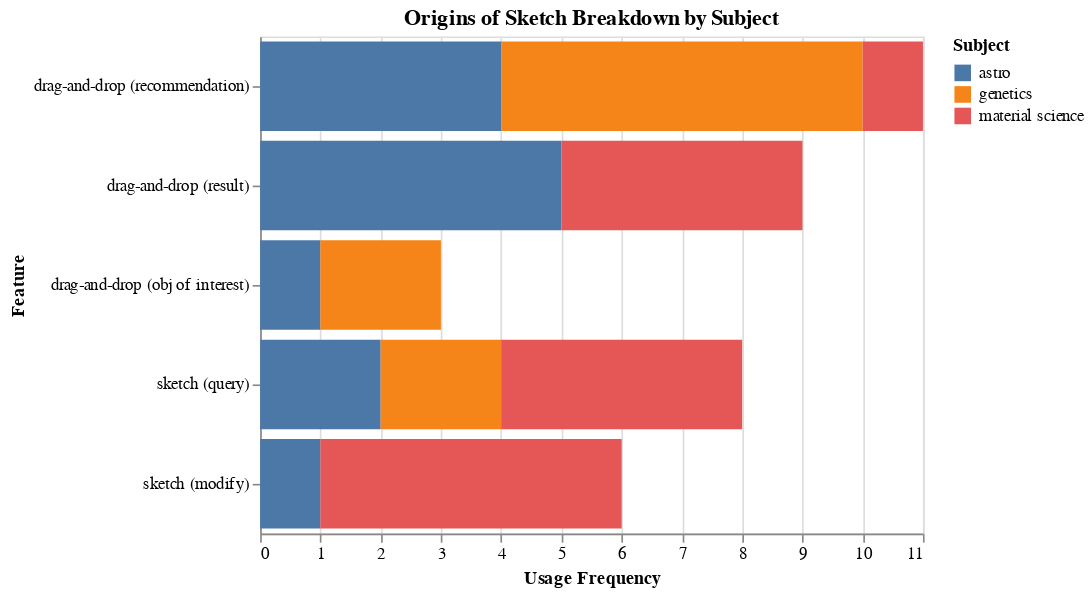

The code cell stored with this chart in its notebook:
### Code cell
alt.Chart(df_freq).mark_bar().encode(
    alt.X("Usage Frequency"),
    alt.Y("Feature",sort= itemsOfInterest),
    color = "Subject"
).properties(
    title='Origins of Sketch Breakdown by Subject'
)

### Figure 1 — Vega-Lite specification as saved in the notebook (floating-point values rounded to 4 significant figures)
{"$schema": "https://vega.github.io/schema/vega-lite/v2.6.0.json", "config": {"view": {"height": 300, "width": 400}}, "data": {"name": "data-16a5b7d422d67ceccb457662f0b57b74"}, "datasets": {"data-16a5b7d422d67ceccb457662f0b57b74": [{"Feature": "drag-and-drop (obj of interest)", "Subject": "astro", "Usage Frequency": 1}, {"Feature": "drag-and-drop (obj of interest)", "Subject": "genetics", "Usage Frequency": 2}, {"Feature": "drag-and-drop (recommendation)", "Subject": "astro", "Usage Frequency": 4}, {"Feature": "drag-and-drop (recommendation)", "Subject": "genetics", "Usage Frequency": 6}, {"Feature": "drag-and-drop (recommendation)", "Subject": "material science", "Usage Frequency": 1}, {"Feature": "drag-and-drop (result)", "Subject": "astro", "Usage Frequency": 5}, {"Feature": "drag-and-drop (result)", "Subject": "material science", "Usage Frequency": 4}, {"Feature": "sketch (modify)", "Subject": "astro", "Usage Frequency": 1}, {"Feature": "sketch (modify)", "Subject": "material science", "Usage Frequency": 5}, {"Feature": "sketch (query)", "Subject": "astro", "Usage Frequency": 2}, {"Feature": "sketch (query)", "Subject": "genetics", "Usage Frequency": 2}, {"Feature": "sketch (query)", "Subject": "material science", "Usage Frequency": 4}]}, "encoding": {"color": {"field": "Subject", "type": "nominal"}, "x": {"field": "Usage Frequency", "type": "quantitative"}, "y": {"field": "Feature", "sort": ["drag-and-drop (recommendation)", "drag-and-drop (result)", "drag-and-drop (obj of interest)", "sketch (query)", "sketch (modify)"], "type": "nominal"}}, "mark": "bar", "title": "Origins of Sketch Breakdown by Subject"}
